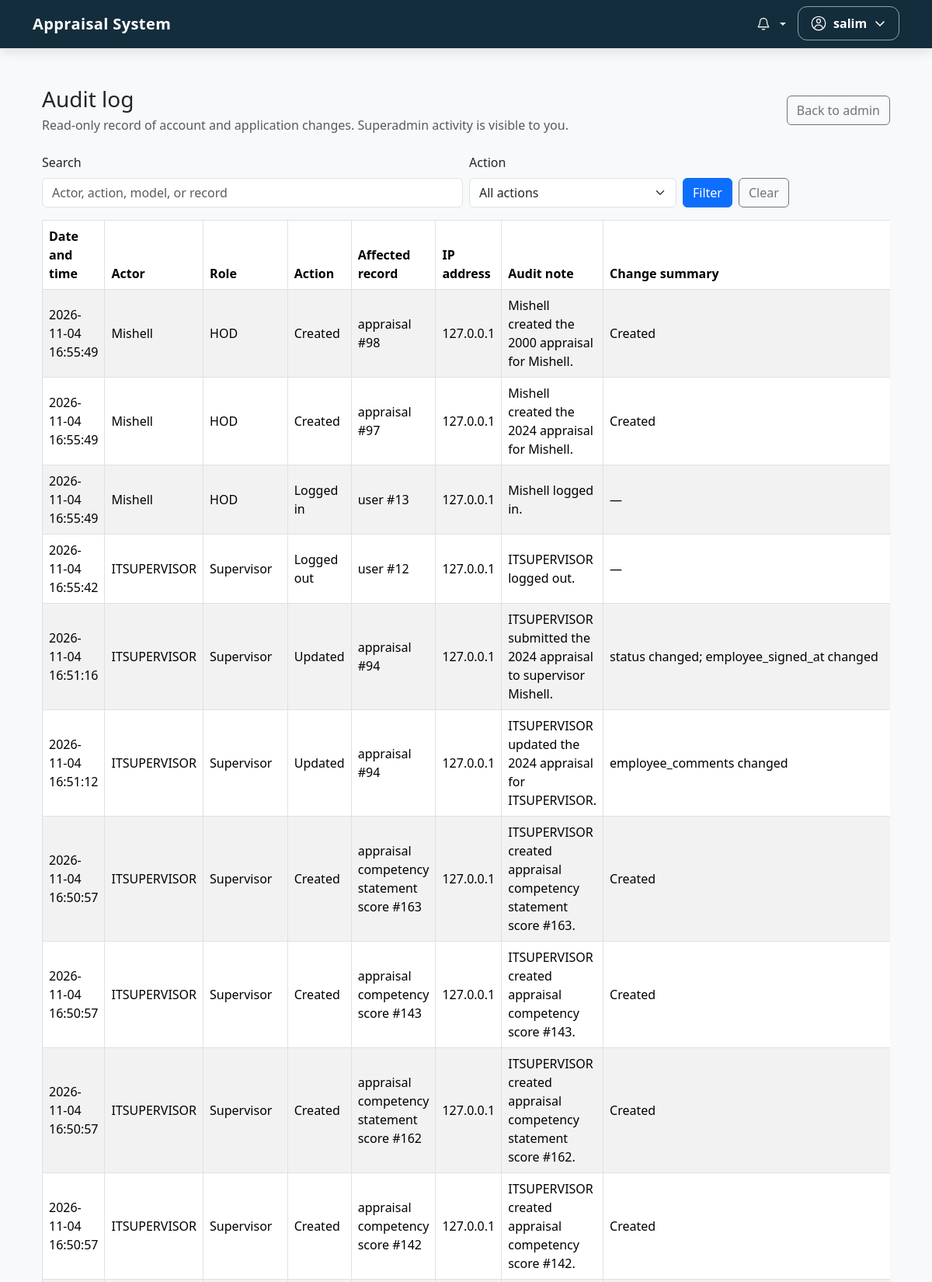
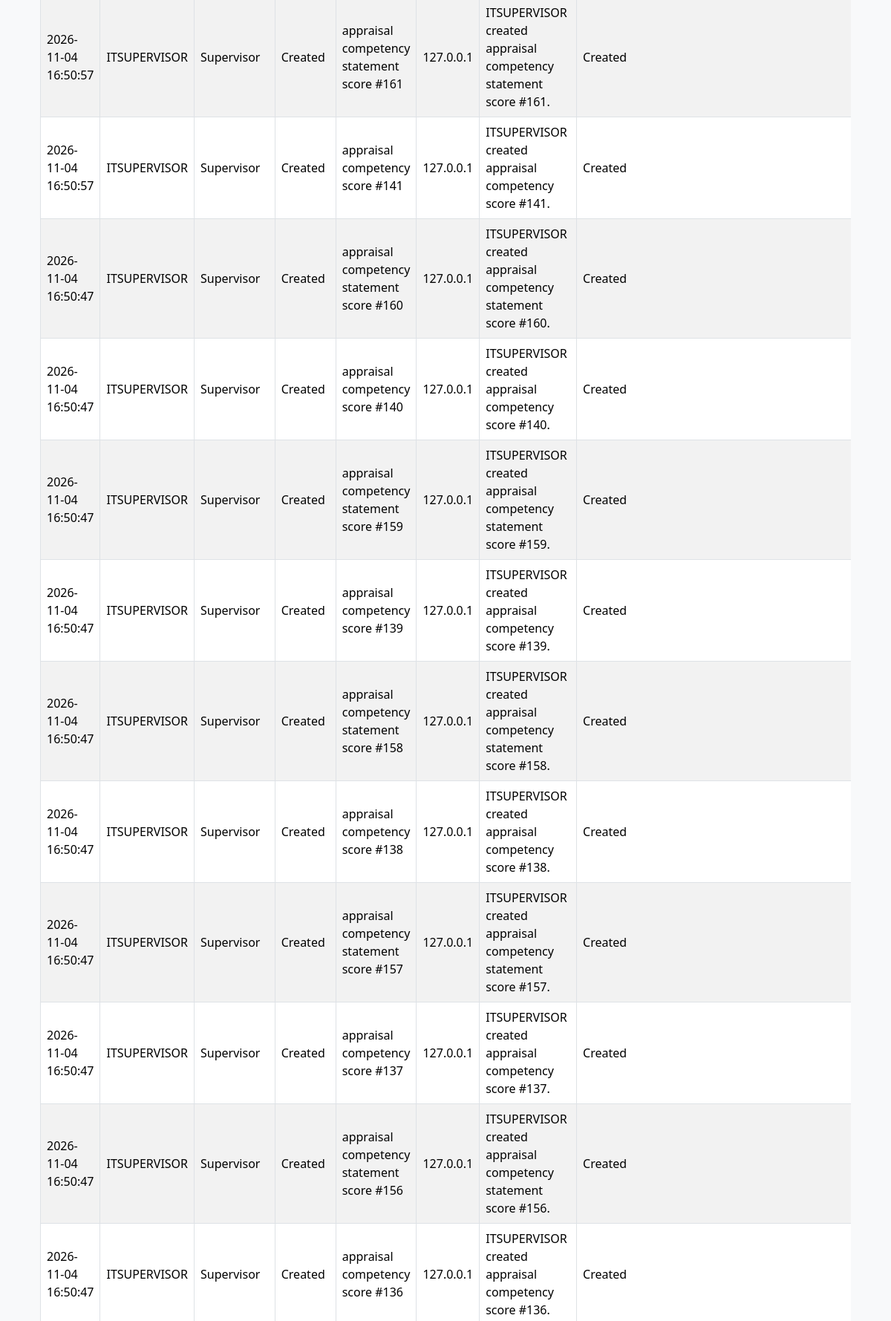
The app's page /hr/audit/ (signed in, upper part) with its own data (2 pictures, top to bottom).
### app/models.py (models this page shows, shortened)
class AuditLog(models.Model):
    ACTION_CHOICES = [
        ('created', 'Created'),
        ('updated', 'Updated'),
        ('deleted', 'Deleted'),
        ('login', 'Logged in'),
        ('logout', 'Logged out'),
        ('password_changed', 'Password changed'),
    ]
    actor = models.ForeignKey(
        settings.AUTH_USER_MODEL,
        on_delete=models.SET_NULL,
        null=True,
        blank=True,
        related_name='audit_events',
    )
    actor_username = models.CharField(max_length=150, blank=True)
    actor_role = models.CharField(max_length=20, blank=True)
    actor_is_superuser = models.BooleanField(default=False)
    ip_address = models.GenericIPAddressField(null=True, blank=True)
    action = models.CharField(max_length=30, choices=ACTION_CHOICES)
    model_name = models.CharField(max_length=100, blank=True)
    object_id = models.CharField(max_length=100, blank=True)
    object_label = models.CharField(max_length=200, blank=True)
    note = models.TextField(blank=True)
    changes = models.JSONField(default=dict, blank=True)
    created_at = models.DateTimeField(auto_now_add=True)
    class Meta:
        ordering = ['-created_at', '-pk']
        indexes = [
            models.Index(fields=['created_at']),
            models.Index(fields=['actor_is_superuser', 'created_at']),
            models.Index(fields=['model_name', 'object_id']),
        ]

### app/views.py (the view, shortened to what this page needs)
# urls.py: path('hr/audit/', views.audit_log, name='audit_log'),
@login_required
def audit_log(request):
    profile_role = EmployeeProfile.objects.filter(
        user=request.user,
    ).values_list('role', flat=True).first()
    is_superadmin = request.user.is_superuser
    if not is_superadmin and profile_role != 'HR':
        messages.error(request, "Access denied. Audit records are restricted to HR and Superadmin.")
        return redirect('dashboard_router')
    entries = AuditLog.objects.select_related('actor')
    if not is_superadmin:
        entries = entries.filter(actor_is_superuser=False)
    search = request.GET.get('q', '').strip()[:100]
    action = request.GET.get('action', '').strip()
    if action in dict(AuditLog.ACTION_CHOICES):
        entries = entries.filter(action=action)
    page = Paginator(entries, 50).get_page(request.GET.get('page', 1))
    return render(request, 'hr/audit_log.html', {
        'audit_page': page,
        'search': search,
        'selected_action': action,
        'action_choices': AuditLog.ACTION_CHOICES,
        'is_superadmin': is_superadmin,
    })

### app/audit.py (called while the page is built)
def set_audit_request_context(request):
    user = getattr(request, 'user', None)
    if not user or not user.is_authenticated:
        return _audit_request_context.set(None)
    profile = getattr(user, 'profile', None)
    return _audit_request_context.set({
        'actor': user,
        'actor_username': user.get_username(),
        'actor_role': profile.role if profile else '',
        'actor_is_superuser': user.is_superuser,
        'ip_address': _client_ip(request),
    })

def reset_audit_request_context(token):
    _audit_request_context.reset(token)

def _client_ip(request):
    value = request.META.get('REMOTE_ADDR')
    if not value:
        return None
    try:
        return str(ip_address(value))
    except ValueError:
        return None

### app/context_processors.py (called while the page is built)
def app_notifications(request):
    if not request.user.is_authenticated:
        return {
            'navbar_notifications': [],
            'unread_notification_count': 0,
        }
    recipient_notifications = AppNotification.objects.filter(
        recipient=request.user,
    )
    return {
        'navbar_notifications': recipient_notifications[:6],
        'unread_notification_count': recipient_notifications.filter(
            read_at__isnull=True,
        ).count(),
    }

### app/templates/hr/audit_log.html (shortened to what this page needs)
{% extends 'base.html' %}
{% block content %}
<main class="container py-4">
    <div class="d-flex flex-wrap justify-content-between align-items-center gap-3 mb-4">
        <div>
            <h1 class="h3 mb-1">Audit log</h1>
            <p class="text-muted mb-0">
                Read-only record of account and application changes.
                {% if is_superadmin %}Superadmin activity is visible to you.{% else %}Superadmin activity is hidden.{% endif %}
            </p>
        </div>
        {% if is_superadmin %}
            <a class="btn btn-outline-secondary" href="{% url 'admin:index' %}">Back to admin</a>
        {% else %}
            <a class="btn btn-outline-secondary" href="{% url 'hr_dashboard' %}">Back to dashboard</a>
        {% endif %}
    </div>
    <form method="get" class="row g-2 align-items-end mb-3">
        <div class="col-md-6">
            <label class="form-label" for="audit-search">Search</label>
            <input id="audit-search" class="form-control" type="search" name="q" value="{{ search }}"
                   placeholder="Actor, action, model, or record">
        </div>
        <div class="col-md-3">
            <label class="form-label" for="audit-action">Action</label>
            <select id="audit-action" class="form-select" name="action">
                <option value="">All actions</option>
            </select>
        </div>
        <div class="col-md-3 d-flex gap-2">
            <button class="btn btn-primary" type="submit">Filter</button>
            <a class="btn btn-outline-secondary" href="{% url 'audit_log' %}">Clear</a>
        </div>
    </form>
    <div class="table-responsive">
        <table class="table table-bordered table-striped align-middle">
            <thead>
                <tr>
                    <th scope="col">Date and time</th>
                    <th scope="col">Actor</th>
                    <th scope="col">Role</th>
                    <th scope="col">Action</th>
                    <th scope="col">Affected record</th>
                    <th scope="col">IP address</th>
                    <th scope="col">Audit note</th>
                    <th scope="col">Change summary</th>
                </tr>
            </thead>
            <tbody>
                {% for entry in audit_page %}
                    <tr>
                        <td>{{ entry.created_at|date:"Y-m-d H:i:s" }}</td>
                        <td>{{ entry.actor_username|default:"System" }}</td>
                        <td>{% if entry.actor_is_superuser %}Superadmin{% else %}{{ entry.actor_role|default:"—" }}{% endif %}</td>
                        <td>{{ entry.get_action_display }}</td>
                        <td>{{ entry.object_label|default:entry.model_name }}</td>
                        <td>{{ entry.ip_address|default:"—" }}</td>
                        <td>{{ entry.note|default:"—" }}</td>
                        <td>
                            {% if entry.changes.record %}
                                {{ entry.changes.record|capfirst }}
                            {% else %}
                                {% for field, values in entry.changes.items %}
                                    {{ field }} changed{% if not forloop.last %}; {% endif %}
                                {% empty %}
                                    —
                                {% endfor %}
                            {% endif %}
                        </td>
                    </tr>
                {% empty %}
                    <tr><td colspan="8" class="text-center text-muted py-4">No audit records found.</td></tr>
                {% endfor %}
            </tbody>
        </table>
    </div>
</main>
{% endblock %}

### app/templates/base.html (shortened to what this page needs)
<!DOCTYPE html>
<html lang="en">
<head>
    <link href="https://cdn.jsdelivr.net/npm/bootstrap@5.3.2/dist/css/bootstrap.min.css" rel="stylesheet">
</head>
<body>
    <nav class="navbar navbar-expand-lg navbar-dark navbar-appraisal mb-4 border-bottom">
        <div class="container">
            <a class="navbar-brand" href="{% url 'home' %}">Appraisal System</a>
            <div class="collapse navbar-collapse" id="navbarNav">
                <ul class="navbar-nav ms-auto">
                    {% if user.is_authenticated %}
                        <li class="nav-item dropdown navbar-notifications">
                            <button
                                class="navbar-notifications-toggle dropdown-toggle"
                                type="button"
                                data-bs-toggle="dropdown"
                                aria-expanded="false"
                                aria-label="Notifications{% if unread_notification_count %}, {{ unread_notification_count }} unread{% endif %}"
                            >
                                <svg aria-hidden="true" width="18" height="18" viewBox="0 0 24 24" fill="none">
                                    <path d="M18 8a6 6 0 0 0-12 0c0 7-3 7-3 9h18c0-2-3-2-3-9M10 21h4" stroke="currentColor" stroke-width="1.8" stroke-linecap="round" stroke-linejoin="round"/>
                                </svg>
                            </button>
                        </li>
                        <li class="nav-item dropdown navbar-account">
                            <button
                                class="navbar-account-toggle"
                                type="button"
                                data-bs-toggle="dropdown"
                                aria-expanded="false"
                                aria-label="Account menu for {{ user.username }}"
                            >
                                <span>{{ user.get_short_name|default:user.username }}</span>
                                <svg class="navbar-account-chevron" aria-hidden="true" width="16" height="16" viewBox="0 0 16 16" fill="none">
                                    <path d="m3 6 5 5 5-5" stroke="currentColor" stroke-width="1.6" stroke-linecap="round" stroke-linejoin="round"/>
                                </svg>
                            </button>
                        </li>
                    {% else %}
                        <li class="nav-item">
                            <a class="nav-link" href="{% url 'login' %}">Sign in</a>
                        </li>
                    {% endif %}
                </ul>
            </div>
        </div>
    </nav>
    <div class="container">
        {% block content %}
        {% endblock %}
    </div>
</body>
</html>

### app/templates/base.html (style rules this page uses)
html { overflow-x: clip; }
body { background-color: #f8f9fa; }
.navbar-brand { font-weight: bold; letter-spacing: 1px; }
.navbar-appraisal { background: #142d3c; box-shadow: 0 3px 14px rgba(9, 43, 70, .12); }
.navbar-appraisal .navbar-brand { letter-spacing: .02em; }
.navbar-account-toggle { align-items: center; background: transparent; border: 1px solid rgba(255, 255, 255, .55); border-radius: 12px; color: #fff; display: flex; font-size: 1rem; font-weight: 650; gap: .55rem; justify-content: center; min-height: 6px; min-width: 18px; padding: .55rem 1rem; transition: background .16s ease, border-color .16s ease; }
.navbar-account-icon { flex: 0 0 auto; }
.navbar-account-chevron { flex: 0 0 auto; transition: transform .16s ease; }
.navbar-notifications { position: relative; }
.navbar-notifications-toggle { align-items: center; background: transparent; border: 1px solid transparent; border-radius: 8px; color: #e6eef1; display: inline-flex; gap: .5rem; margin: .2rem; min-height: 40px; padding: .45rem .7rem; }

### records on screen
AuditLog: created_at "2026-11-04 16:55:49", actor_username "Mishell", actor_role "HOD", action "Created", object_label "appraisal #98", ip_address "127.0.0.1", note "Mishell created the 2000 appraisal for Mishell.", changes.record "Created"
AuditLog: created_at "2026-11-04 16:55:49", actor_username "Mishell", actor_role "HOD", action "Created", object_label "appraisal #97", ip_address "127.0.0.1", note "Mishell created the 2024 appraisal for Mishell.", changes.record "Created"
AuditLog: created_at "2026-11-04 16:55:49", actor_username "Mishell", actor_role "HOD", action "Logged in", object_label "user #13", ip_address "127.0.0.1", note "Mishell logged in."
AuditLog: created_at "2026-11-04 16:55:42", actor_username "ITSUPERVISOR", actor_role "Supervisor", action "Logged out", object_label "user #12", ip_address "127.0.0.1", note "ITSUPERVISOR logged out."
AuditLog: created_at "2026-11-04 16:51:16", actor_username "ITSUPERVISOR", actor_role "Supervisor", action "Updated", object_label "appraisal #94", ip_address "127.0.0.1", note "ITSUPERVISOR submitted the 2024 appraisal to supervisor Mishell.", changes "status" "employee_signed_at"
AuditLog: created_at "2026-11-04 16:51:12", actor_username "ITSUPERVISOR", actor_role "Supervisor", action "Updated", object_label "appraisal #94", ip_address "127.0.0.1", note "ITSUPERVISOR updated the 2024 appraisal for ITSUPERVISOR.", changes "employee_comments"
AuditLog: created_at "2026-11-04 16:50:57", actor_username "ITSUPERVISOR", actor_role "Supervisor", action "Created", object_label "appraisal competency statement score #163", ip_address "127.0.0.1", note "ITSUPERVISOR created appraisal competency statement score #163.", changes.record "Created"
AuditLog: created_at "2026-11-04 16:50:57", actor_username "ITSUPERVISOR", actor_role "Supervisor", action "Created", object_label "appraisal competency score #143", ip_address "127.0.0.1", note "ITSUPERVISOR created appraisal competency score #143.", changes.record "Created"
AuditLog: created_at "2026-11-04 16:50:57", actor_username "ITSUPERVISOR", actor_role "Supervisor", action "Created", object_label "appraisal competency statement score #162", ip_address "127.0.0.1", note "ITSUPERVISOR created appraisal competency statement score #162.", changes.record "Created"
AuditLog: created_at "2026-11-04 16:50:57", actor_username "ITSUPERVISOR", actor_role "Supervisor", action "Created", object_label "appraisal competency score #142", ip_address "127.0.0.1", note "ITSUPERVISOR created appraisal competency score #142.", changes.record "Created"
AuditLog: created_at "2026-11-04 16:50:57", actor_username "ITSUPERVISOR", actor_role "Supervisor", action "Created", object_label "appraisal competency statement score #161", ip_address "127.0.0.1", note "ITSUPERVISOR created appraisal competency statement score #161.", changes.record "Created"
AuditLog: created_at "2026-11-04 16:50:57", actor_username "ITSUPERVISOR", actor_role "Supervisor", action "Created", object_label "appraisal competency score #141", ip_address "127.0.0.1", note "ITSUPERVISOR created appraisal competency score #141.", changes.record "Created"
AuditLog: created_at "2026-11-04 16:50:47", actor_username "ITSUPERVISOR", actor_role "Supervisor", action "Created", object_label "appraisal competency statement score #160", ip_address "127.0.0.1", note "ITSUPERVISOR created appraisal competency statement score #160.", changes.record "Created"
AuditLog: created_at "2026-11-04 16:50:47", actor_username "ITSUPERVISOR", actor_role "Supervisor", action "Created", object_label "appraisal competency score #140", ip_address "127.0.0.1", note "ITSUPERVISOR created appraisal competency score #140.", changes.record "Created"
AuditLog: created_at "2026-11-04 16:50:47", actor_username "ITSUPERVISOR", actor_role "Supervisor", action "Created", object_label "appraisal competency statement score #159", ip_address "127.0.0.1", note "ITSUPERVISOR created appraisal competency statement score #159.", changes.record "Created"
AuditLog: created_at "2026-11-04 16:50:47", actor_username "ITSUPERVISOR", actor_role "Supervisor", action "Created", object_label "appraisal competency score #139", ip_address "127.0.0.1", note "ITSUPERVISOR created appraisal competency score #139.", changes.record "Created"
AuditLog: created_at "2026-11-04 16:50:47", actor_username "ITSUPERVISOR", actor_role "Supervisor", action "Created", object_label "appraisal competency statement score #158", ip_address "127.0.0.1", note "ITSUPERVISOR created appraisal competency statement score #158.", changes.record "Created"
AuditLog: created_at "2026-11-04 16:50:47", actor_username "ITSUPERVISOR", actor_role "Supervisor", action "Created", object_label "appraisal competency score #138", ip_address "127.0.0.1", note "ITSUPERVISOR created appraisal competency score #138.", changes.record "Created"
AuditLog: created_at "2026-11-04 16:50:47", actor_username "ITSUPERVISOR", actor_role "Supervisor", action "Created", object_label "appraisal competency statement score #157", ip_address "127.0.0.1", note "ITSUPERVISOR created appraisal competency statement score #157.", changes.record "Created"
AuditLog: created_at "2026-11-04 16:50:47", actor_username "ITSUPERVISOR", actor_role "Supervisor", action "Created", object_label "appraisal competency score #137", ip_address "127.0.0.1", note "ITSUPERVISOR created appraisal competency score #137.", changes.record "Created"
AuditLog: created_at "2026-11-04 16:50:47", actor_username "ITSUPERVISOR", actor_role "Supervisor", action "Created", object_label "appraisal competency statement score #156", ip_address "127.0.0.1", note "ITSUPERVISOR created appraisal competency statement score #156.", changes.record "Created"
AuditLog: created_at "2026-11-04 16:50:47", actor_username "ITSUPERVISOR", actor_role "Supervisor", action "Created", object_label "appraisal competency score #136", ip_address "127.0.0.1", note "ITSUPERVISOR created appraisal competency score #136.", changes.record "Created"

### other values on screen
{{ user.get_short_name|default:user.username }} "salim"
